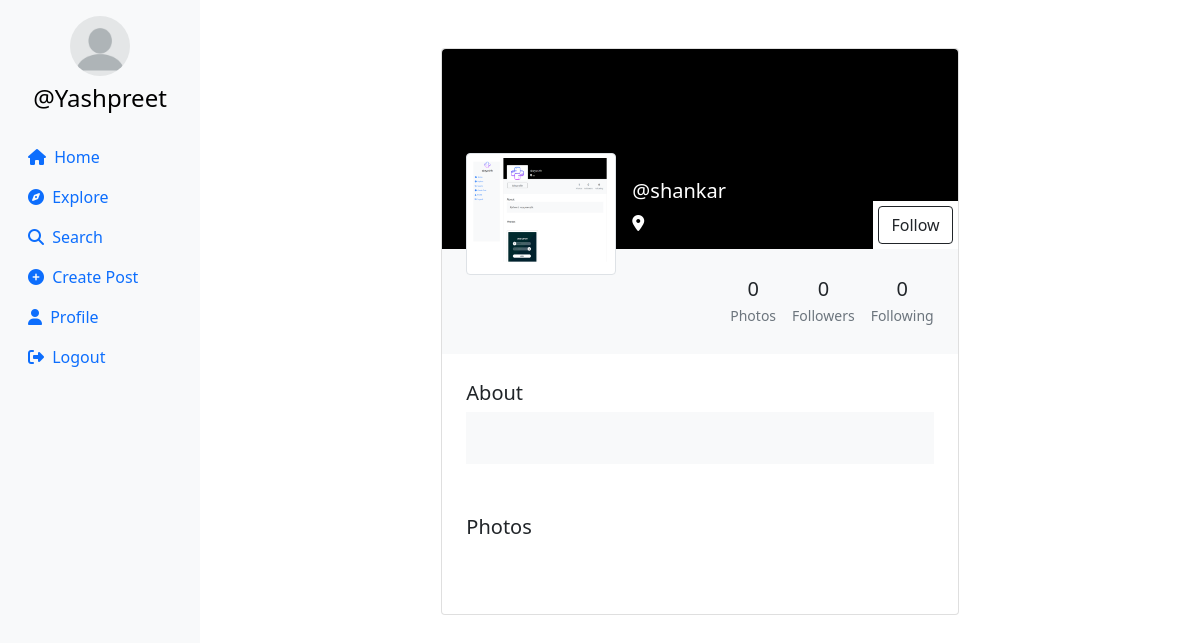
Screenshot of /profile/shankar (signed in) with the database file from the repository.
### userauth/models.py (models this page shows, shortened)
class Profile(models.Model):
    user = models.ForeignKey(User, on_delete=models.CASCADE)
    id_user = models.IntegerField(primary_key=True, default=0)
    bio = models.TextField(blank=True, default='')
    profileimg = models.ImageField(upload_to='profile_images', default='blank-profile-picture.png')
    location = models.CharField(max_length=100, blank=True, default='')

### userauth/views.py (the view, shortened to what this page needs)
# urls.py: path('profile/<str:id_user>', views.profile),
@login_required(login_url='/loginn')
def profile(request,id_user):
    user_object = User.objects.get(username=id_user)
    print(user_object)
    profile = Profile.objects.get(user=request.user)
    user_profile = Profile.objects.get(user=user_object)
    user_posts = Post.objects.filter(user=id_user).order_by('-created_at')
    user_post_length = len(user_posts)
    follower = request.user.username
    user = id_user
    if Followers.objects.filter(follower=follower, user=user).first():
        follow_unfollow = 'Unfollow'
    else:
        follow_unfollow = 'Follow'
    user_followers = len(Followers.objects.filter(user=id_user))
    user_following = len(Followers.objects.filter(follower=id_user))
    context = {
        'user_object': user_object,
        'user_profile': user_profile,
        'user_posts': user_posts,
        'user_post_length': user_post_length,
        'profile': profile,
        'follow_unfollow':follow_unfollow,
        'user_followers': user_followers,
        'user_following': user_following,
    }
    return render(request, 'profile.html', context)

### templates/profile.html (shortened to what this page needs)
{% load static %}
<!DOCTYPE html>
<html lang="en">
<head>
    <link rel="stylesheet" href="https://maxcdn.bootstrapcdn.com/bootstrap/4.5.2/css/bootstrap.min.css">
    <link href="https://cdn.jsdelivr.net/npm/bootstrap@5.0.2/dist/css/bootstrap.min.css" rel="stylesheet"
>
    <link rel="stylesheet" href="{% static 'css/app.css' %}">
</head>
<body>
    {% load static %}
    <div class="container-fluid">
        <div class="row">
            <nav class="col-md-2 d-none d-md-block sidebar" style="position: fixed;">
                <div class="text-center mt-3">
                    <img src="{{profile.profileimg.url}}" alt="Profile Picture" class="profile-pic">
                    <h4 class="mt-2"><a href="/profile/{{user}}" style="text-decoration:none;">@{{user}}</a></h4>
                </div>
                <ul class="nav flex-column mt-4">
                    <li class="nav-item">
                        <a class="nav-link active" href="/">
                            <i class="fa-solid fa-house mr-1"></i> Home
                        </a>
                    </li>
                    <li class="nav-item">
                        <a class="nav-link" href="/explore">
                            <i class="fa-solid fa-compass mr-1"></i> Explore
                        </a>
                    </li>
                    <li class="nav-item">
                        <a class="nav-link" href="#" data-bs-toggle="modal" data-bs-target="#exampleModal3">
                            <i class="fa-solid fa-magnifying-glass mr-1"></i> Search
                        </a>
                    </li>
                    <li class="nav-item">
                        <a class="nav-link" href="#" data-bs-toggle="modal" data-bs-target="#exampleModal2"
                            data-bs-whatever="@getbootstrap">
                            <i class="fa-solid fa-circle-plus mr-1"></i> Create Post
                        </a>
                    </li>
                    <li class="nav-item">
                        <a class="nav-link" href="/profile/{{user}}">
                            <i class="fa-solid fa-user mr-1"></i> Profile
                        </a>
                    </li>
                    <li class="nav-item">
                        <a class="nav-link" href="/logoutt">
                            <i class="fa-solid fa-right-from-bracket mr-1"></i> Logout
                        </a>
                    </li>
                </ul>
            </nav>
            {% load static %}
            <main role="main" class="col-md-9 ml-sm-auto col-lg-10 px-md-4">
                <section class="gradient-custom-2">
                    <div class="container py-5">
                        <div class="row d-flex justify-content-center align-items-center h-100">
                            <div class="col col-lg-9 col-xl-7">
                                <div class="card">
                                    <div class="rounded-top text-white d-flex flex-row"
                                        style="background:black; height:200px;">
                                        <div class="ms-4  d-flex flex-column" style="width: 150px; margin-top:5rem;">
                                            <img src="{{user_profile.profileimg.url}}" alt="Generic placeholder image"
                                                class="img-fluid img-thumbnail mt-4 mb-2"
                                                style="width: 150px; z-index: 1">
                                        </div>
                                        <div class="ms-3" style="margin-top: 130px;">
                                            <h5>@{{user_profile.user}}</h5>
                                            <p><i class="fa-solid fa-location-dot"></i> {{user_profile.location}}</p>
                                        </div>
                                        <div style="margin-inline-start: auto; margin-top: auto;background:white;">
                                        <form action="/follow" method="POST">
                                            {% csrf_token %}  {% if user != user_profile.user %}
                                            <button type="submit" class="btn btn-outline-dark"
                                                data-mdb-ripple-color="dark" style="z-index: 1; margin: 5px;"
                                                data-bs-toggle="modal" data-bs-target="#exampleModal1"
                                                data-bs-whatever="@getbootstrap">
                                                {{follow_unfollow}}
                                            </button>
                                            {% endif %}
</form>
                                        </div>
                                    </div>
                                    <div class="p-4 text-black" style="background-color: #f8f9fa;">
                                        <div class="d-flex justify-content-end text-center py-1">
                                            <div>
                                                <p class="mb-1 h5">{{user_post_length}}</p>
                                                <p class="small text-muted mb-0">Photos</p>
                                            </div>
                                            <div class="px-3">
                                                <p class="mb-1 h5">{{user_followers}}</p>
                                                <p class="small text-muted mb-0">Followers</p>
                                            </div>
                                            <div>
                                                <p class="mb-1 h5">{{user_following}}</p>
                                                <p class="small text-muted mb-0">Following</p>
                                            </div>
                                        </div>
                                    </div>
                                    <div class="card-body p-4 text-black">
                                        <div class="mb-5">
                                            <p class="lead fw-normal mb-1">About</p>
                                            <div class="p-4" style="background-color: #f8f9fa;">
                                            </div>
                                        </div>
                                        <div class="mb-5">
                                            <p class="lead fw-normal mb-1">Photos</p>
                                        </div>
                                    </div>
                                </div>
                            </div>
                        </div>
                    </div>
                </section>
            </main>
        </div>
    </div>
</body>
</html>

### templates/profile.html (style rules this page uses)
.sidebar { background-color: #f8f9fa; height: 100vh; color: black; }
.profile-pic { width: 60px; height: 60px; border-radius: 50%; object-fit: cover; }
a { color: black; }

### rows the page displays
Profile: profileimg (placeholder picture)
Profile: profileimg (picture), user "shankar"

### other values shown
{{ user }} "Yashpreet"
{{ follow_unfollow }} "Follow"
{{ user_post_length }} "0"
{{ user_followers }} "0"
{{ user_following }} "0"
